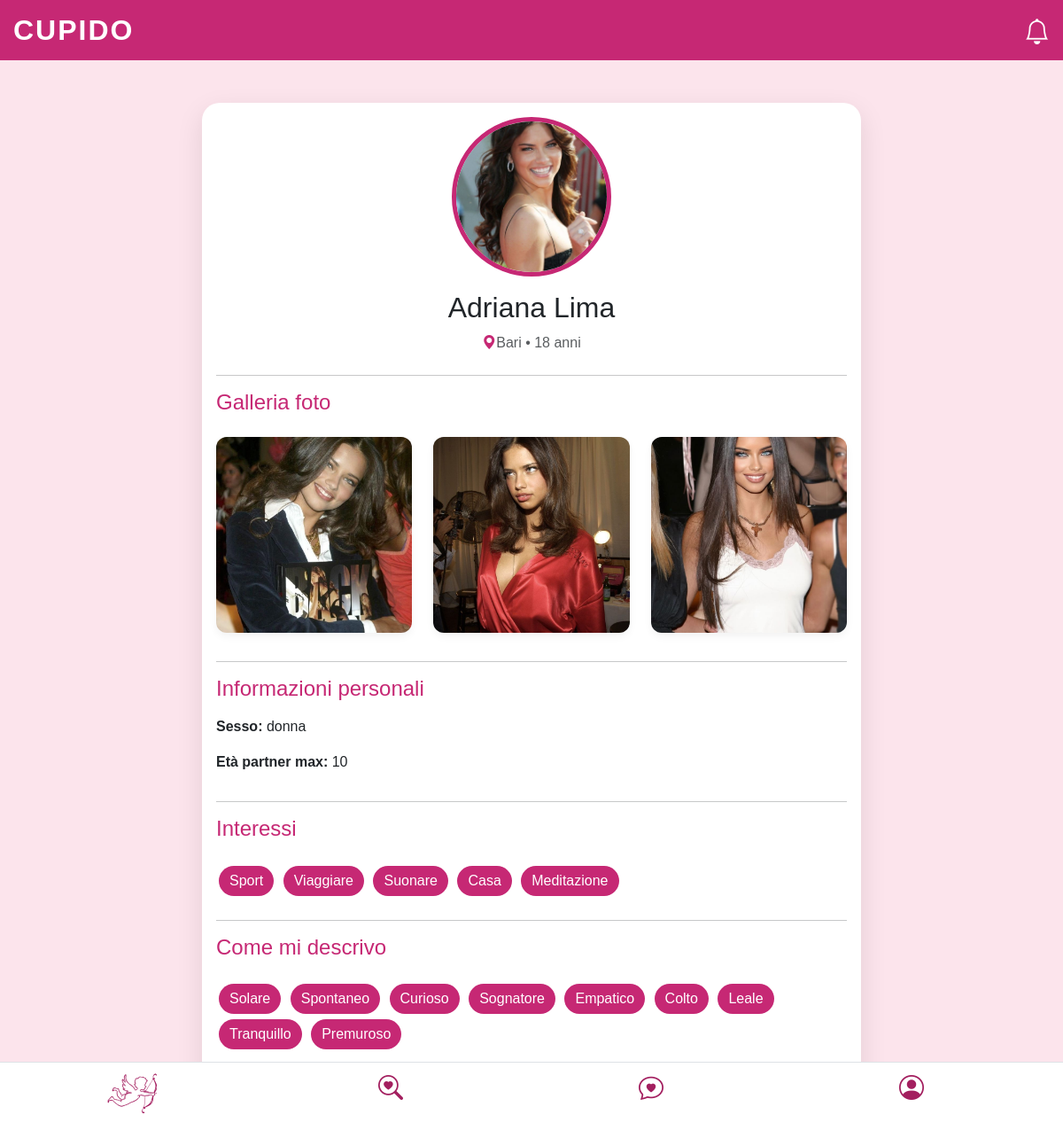
The page /profiloUtente.php?id=adri33 (signed in) on the database its author committed.
### tables this page shows
CREATE TABLE `foto_utenti` (
  `id_foto` int(11) NOT NULL,
  `id_utente` varchar(30) NOT NULL,
  `percorso` varchar(255) NOT NULL,
  `tipo` enum('profilo','galleria') NOT NULL,
  `caricata_il` timestamp NOT NULL DEFAULT current_timestamp()
);

CREATE TABLE `datiregistrazione` (
  `id_utente` varchar(30) NOT NULL,
  `email` varchar(30) NOT NULL,
  `password` varchar(30) NOT NULL,
  `nome` varchar(30) NOT NULL,
  `cognome` varchar(30) NOT NULL,
  `sesso` varchar(10) DEFAULT NULL,
  `eta` int(2) NOT NULL,
  `citta` varchar(30) NOT NULL,
  `maxEta` int(2) DEFAULT NULL,
  `distanza` tinyint(1) DEFAULT NULL,
  `sessoP` varchar(30) DEFAULT NULL,
  `relazione` varchar(30) DEFAULT NULL
);

### profiloUtente.php (the view, shortened to what this page needs)
<?php
require __DIR__ . "/connessioneDB.php";
$id = $_GET['id'];
$sql = "SELECT * FROM datiregistrazione WHERE id_utente = :id";
$stmt = $pdo->prepare($sql);
$stmt->execute([':id' => $id]);
$utente = $stmt->fetch();
$sqlFotoProfilo = "SELECT percorso FROM foto_utenti
                WHERE id_utente = :id AND tipo = 'profilo' LIMIT 1";
$stmtFoto = $pdo->prepare($sqlFotoProfilo);
$stmtFoto->execute([':id' => $id]);
$fotoProfilo = $stmtFoto->fetch();
$sqlGalleria = "SELECT percorso FROM foto_utenti
                WHERE id_utente = :id AND tipo = 'galleria'";
$stmtGall = $pdo->prepare($sqlGalleria);
$stmtGall->execute([':id' => $id]);
$galleria = $stmtGall->fetchAll();
$sqlInteressi = "SELECT * FROM interessi
                WHERE id_utente = :id";
$stmtInt = $pdo->prepare($sqlInteressi);
$stmtInt->execute([':id' => $id]);
$interessi = $stmtInt->fetch();
$sqlAgg = "SELECT * FROM aggettivi
                WHERE id_utente = :id";
$stmtAgg = $pdo->prepare($sqlAgg);
$stmtAgg->execute([':id' => $id]);
$aggettivi = $stmtAgg->fetch();
?>
<!DOCTYPE html>
<html lang="it">
<head>
    <link href="https://cdn.jsdelivr.net/npm/bootstrap@5.3.2/dist/css/bootstrap.min.css" rel="stylesheet">
    <link rel="stylesheet" href="https://cdn.jsdelivr.net/npm/bootstrap-icons@1.11.1/font/bootstrap-icons.css">
</head>
<body>
<div class="cupido-header position-relative">
    <h2 class="fw-bold h2" style="letter-spacing: 2px; margin: 0;">CUPIDO</h2>
    <div class="notifiche-icon">
        <i class="bi bi-bell"></i>
    </div>
</div>
<div class="container py-5">
    <div class="profile-card mx-auto col-lg-8">
        <div class="text-center mb-4">
            <div class="d-inline-block position-relative"
                data-bs-toggle="modal"
                data-bs-target="#visualizzaFoto"
                data-bs-remote="<?= htmlspecialchars($fotoProfilo['percorso']) ?>"
                style="cursor: pointer;">
                <img src ="<?= htmlspecialchars($fotoProfilo['percorso']) ?>" class="profile-img">
            </div>
            <h2 class="mt-3"><?= htmlspecialchars($utente['nome'] . " " . $utente['cognome']) ?></h2>
            <p class="text-muted">
                <i class="bi bi-geo-alt-fill" style="color: var(--primary-color);"></i><?= htmlspecialchars($utente['citta']) ?> • <?= htmlspecialchars($utente['eta']) ?> anni</p>
        </div>
        <hr>
        <div class="d-flex justify-content-between align-items-center mb-3">
            <h4 style="color: var(--primary-color);">Galleria foto</h4>
        </div>
        <div class="row">
            <?php if (!empty($galleria)): ?>
                <?php foreach ($galleria as $foto): ?>
                    <div class="col-4 mb-3">
                        <div class="galleria"
                             data-bs-toggle="modal"
                             data-bs-target="#visualizzaFoto"
                             data-bs-remote="<?= htmlspecialchars($foto['percorso']) ?>"
                             style="cursor: pointer;">
                            <img src="<?= htmlspecialchars($foto['percorso']) ?>" class="galleria-imm">
                        </div>
                    </div>
                <?php endforeach; ?>
            <?php else: ?>
                <p class="text-muted small px-3">Non ho ancora caricato nessuna foto...</p>
            <?php endif; ?>
        </div>
        <hr>
        <div class="d-flex justify-content-between align-items-center mb-2">
            <h4 style="color: var(--primary-color);">Informazioni personali</h4>
        </div>
        <div class="row">
            <p><strong>Sesso:</strong> <?= htmlspecialchars($utente['sesso']) ?></p>
            <p><strong>Età partner max: </strong> <?= htmlspecialchars($utente['maxEta']) ?></p>
        </div>
        <hr>
        <div class="d-flex justify-content-between align-items-center mb-3">
            <h4 style="color: var(--primary-color);">Interessi</h4>
        </div>
        <div class="mb-4">
            <?php if ($interessi): ?>
                <?php foreach ($interessi as $chiave => $valore): ?>
                    <?php if (!is_numeric($chiave) && ($chiave != "id_utente" && $valore == 1)): ?>
                        <span class="tag"><?= ucfirst(htmlspecialchars($chiave)) ?></span>
                    <?php endif; ?>
                <?php endforeach; ?>
            <?php endif; ?>
        </div>
        <hr>
        <div class="d-flex justify-content-between align-items-center mb-3">
            <h4 style="color: var(--primary-color);">Come mi descrivo</h4>
        </div>
        <div class="mb-4">
            <?php if ($aggettivi): ?>
                <?php foreach ($aggettivi as $chiave => $valore): ?>
                    <?php if (!is_numeric($chiave) && ($chiave != "id_utente" && $valore == 1)): ?>
                        <span class="tag"><?= ucfirst(htmlspecialchars($chiave)) ?></span>
                    <?php endif; ?>
                <?php endforeach; ?>
            <?php endif; ?>
        </div>
    </div>
</div>
    <nav class="navbar fixed-bottom bg-white border-top">
    <div class="container-fluid">
        <div class="row text-center w-100">
            <div class="col">
                <a href="card.php" class="text-decoration-none text-dark">
                </a>
            </div>
            <div class="col">
                <a href="cerca.php" class="text-decoration-none text-dark">
                    <i class="bi bi-search-heart fs-3" style="color:#a31f5f;"></i>
                </a>
            </div>
            <div class="col">
                <a href="match.php" class="text-decoration-none text-dark">
                    <i class="bi bi-chat-heart fs-3" style="color:#a31f5f;"></i>
                </a>
            </div>
            <div class="col">
                <a href="profilo.php" class="text-decoration-none text-dark">
                    <i class="bi bi-person-circle fs-3" style="color:#a31f5f;"></i>
                </a>
            </div>
            </div>
    </div>
</nav>
</body>
</html>

### profiloUtente.php (style rules this page uses)
:root { --primary-color: #c62874; --accent-color: #fce4ec; --text-main: #333; }
body { background-color: var(--accent-color); font-family: 'Montserrat', sans-serif; }
.profile-card { background: white; border-radius: 20px; padding: 1rem; box-shadow: 0 10px 30px rgba(0,0,0,0.1); position: relative; margin: 0 10px; }
.profile-img { width: 180px; height: 180px; border-radius: 50%; object-fit: cover; border: 5px solid var(--primary-color); }
.tag { background: var(--primary-color); color: white; padding: 5px 12px; border-radius: 20px; margin: 3px; display: inline-block; }
.galleria { width: 100%; padding-top: 100%; position: relative; overflow: hidden; border-radius: 12px; box-shadow: 0 4px 10px rgba(0, 0, 0, 0.05); }
.galleria-imm { position: absolute; top: 0; left: 0; width: 100%; height: 100%; object-fit: cover; object-position: center; transition: transform 0.3s ease; }
.cupido-header { background: var(--primary-color); color: white; padding: 15px; font-size: 20px; position: relative; }
.notifiche-icon { position: absolute; right: 15px; top: 15px; font-size: 1.8rem; color: white; cursor: pointer; }

### rows shown on the page
foto_utenti: percorso (picture)
datiregistrazione: nome+cognome "Adriana Lima", citta "Bari", eta "18", sesso "donna", maxEta "10"
foto_utenti: percorso (picture)
foto_utenti: percorso (picture)
foto_utenti: percorso (picture)

### other values the page prints
$chiave "Sport"
$chiave "Viaggiare"
$chiave "Suonare"
$chiave "Casa"
$chiave "Meditazione"
$chiave "Solare"
$chiave "Spontaneo"
$chiave "Curioso"
$chiave "Sognatore"
$chiave "Empatico"
$chiave "Colto"
$chiave "Leale"
$chiave "Tranquillo"
$chiave "Premuroso"
